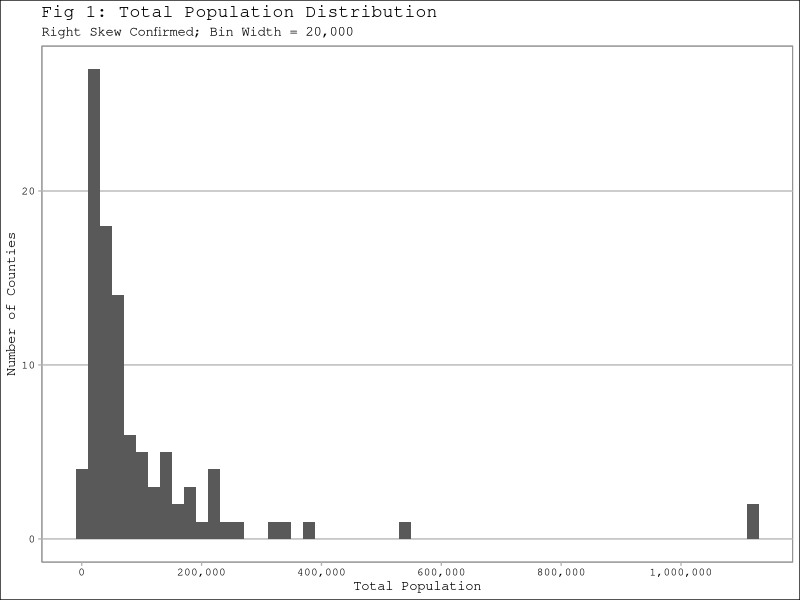
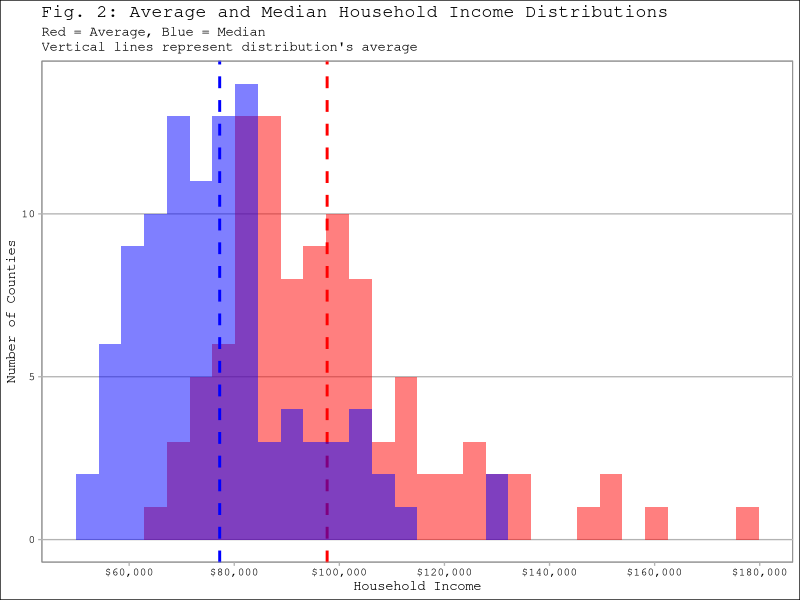
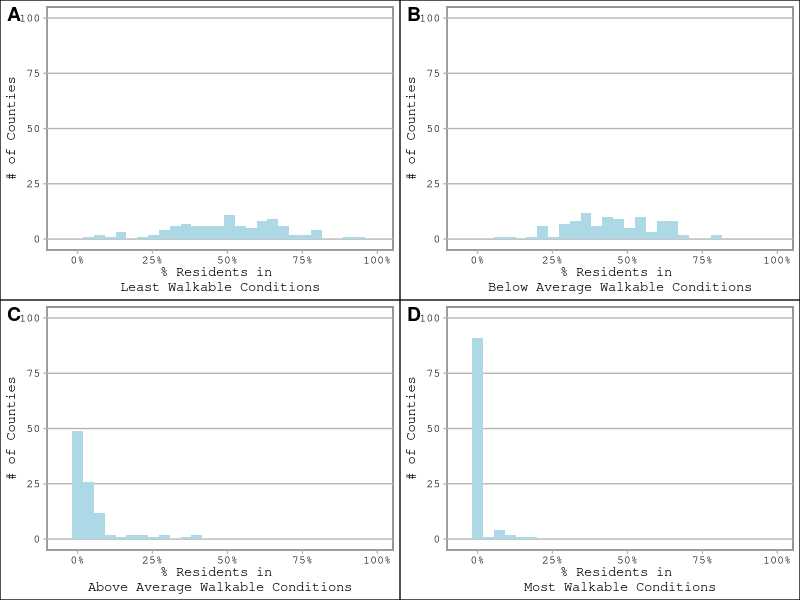
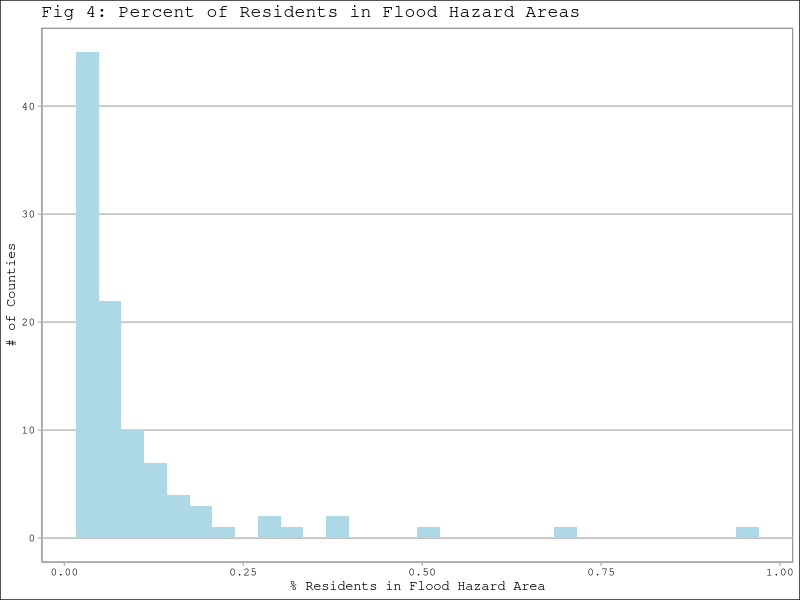
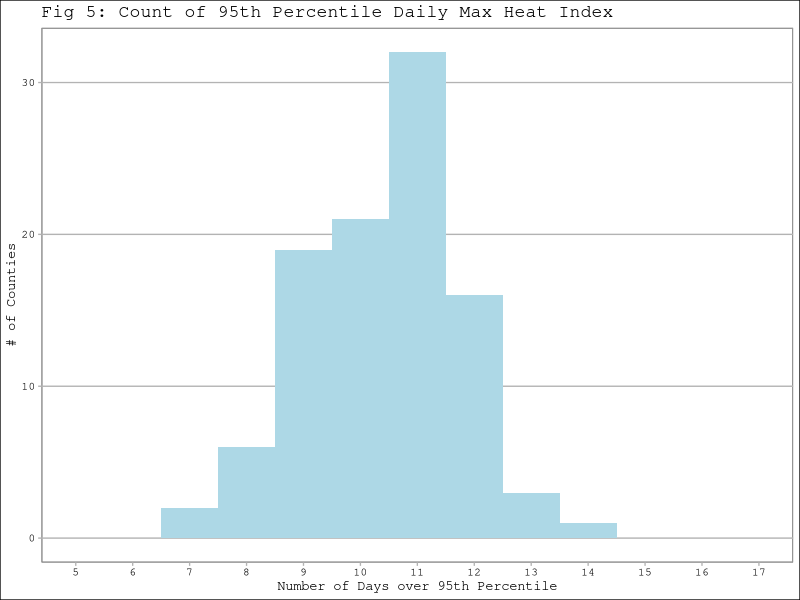

Here is the R script that generated these plots, in order:
## ---- chunk 1
#install.packages(tidyverse);install.packages(here);install.packages(ggthemes)
library(tidyverse)
library(here)
library(ggthemes)
library(scales)
here()
NCData <- read.csv(here('Data','Processed','NCDataClean.csv'),stringsAsFactors = T)

my_theme <- theme_calc()  + 
  theme(
    #line =              element_line(),
    #rect =              element_rect(),
    text =              element_text(family="mono"),
    
    # Modified inheritance structure of text element
    #plot.title =        element_text(),
    #axis.title.x =      element_blank(),
    #axis.title.y =      element_blank(),
    #axis.text =         element_text(),
    
    # Modified inheritance structure of line element
    #axis.ticks =        element_line(),
    #panel.grid.major =  element_line(),
    #panel.grid.minor =  element_blank(),
    
    # Modified inheritance structure of rect element
    #plot.background =   element_rect(color =),
    #panel.background =  element_rect(),
    #legend.key =        element_rect(),
    
    # Modifiying legend.position
    #legend.position = 'right',
    
    #complete = TRUE
    )

## ---- chunk 2
summary(NCData)
## ---- chunk 3
PopPlot <- ggplot(data = NCData)+
  stat_bin(aes(x= Total.Population), binwidth=20000)+
  labs(title = "Fig 1: Total Population Distribution",
       subtitle = "Right Skew Confirmed; Bin Width = 20,000",
       x = "Total Population",
       y = "Number of Counties")+
  scale_x_continuous(labels = comma, breaks=breaks_pretty(8))+
  my_theme
  
PopPlot
## ---- chunk 4
IncomePlot <- ggplot(data = NCData)+
  geom_histogram(aes(x=AvgHHinc), fill="red", alpha=0.5)+
  geom_vline(xintercept=97676, linetype='dashed', 
             color='red', linewidth=1)+
  geom_histogram(aes(x=MedHHinc), fill="blue", alpha=0.5)+
  geom_vline(xintercept=77228, linetype='dashed', 
             color='blue', linewidth=1)+
  labs(title = "Fig. 2: Average and Median Household Income Distributions",
       subtitle = "Red = Average, Blue = Median \nVertical lines represent distribution's average",
       x = "Household Income",
       y = "Number of Counties")+
  scale_x_continuous(labels = dollar,
                     breaks=breaks_pretty(6))+
  my_theme

IncomePlot
## ---- chunk 5
library(cowplot)

LeastWalkPlot <- ggplot(NCData, 
                        aes(x = LeastWalk))+
  geom_histogram(stat='bin',fill="lightblue")+
  labs(x="% Residents in \nLeast Walkable Conditions",
       y="# of Counties")+
  scale_x_continuous(labels=percent, limits = c(-.05,1))+
  scale_y_continuous(limits= c(-0.05,100))+
  my_theme

BelowAvgWalkPlot <- ggplot(NCData, 
                           aes(BelowAvgWalk))+
  geom_histogram(stat='bin',fill="lightblue")+
  labs(x="% Residents in \nBelow Average Walkable Conditions",
       y="# of Counties")+
  scale_x_continuous(labels=percent, limits = c(-.05,1))+
  scale_y_continuous(limits= c(-0.05,100))+
  my_theme

AboveAvgWalkPlot <- ggplot(NCData, 
                           aes(AboveAvgWalk))+
  geom_histogram(stat='bin',fill="lightblue")+
  labs(x="% Residents in \nAbove Average Walkable Conditions",
       y="# of Counties")+
  scale_x_continuous(labels=percent, limits = c(-.05,1))+
  scale_y_continuous(limits= c(-0.05,100))+
  my_theme


MostWalkPlot <- ggplot(NCData, 
                       aes(MostWalk))+
  geom_histogram(stat='bin',fill="lightblue")+
  labs(x="% Residents in \nMost Walkable Conditions",
       y="# of Counties")+
  scale_x_continuous(labels=percent, limits = c(-.05,1))+
  scale_y_continuous(limits= c(-0.05,100))+
  my_theme

plot_grid(LeastWalkPlot,
          BelowAvgWalkPlot,
          AboveAvgWalkPlot,
          MostWalkPlot, 
          align = 'hv',
          axis = 'tblr',
          labels = "AUTO")
## ---- chunk 6
ResidentsinFHA <- ggplot(NCData, aes(PercentPopInFHA))+
  geom_histogram(stat = 'bin', fill="lightblue")+
  labs(title= "Fig 4: Percent of Residents in Flood Hazard Areas",
       x="% Residents in Flood Hazard Area",
       y="# of Counties")+
  my_theme
ResidentsinFHA
## ---- chunk 7
DMHIPlot <- ggplot(NCData, aes(DailyMaxHeatIndex95Percentile))+
  geom_histogram(binwidth = 1, fill="lightblue")+
  labs(title = "Fig 5: Count of 95th Percentile Daily Max Heat Index",
       x="Number of Days over 95th Percentile",
       y="# of Counties")+
  scale_x_continuous(breaks=seq(5,17), limit = c(5,17))+
  my_theme
DMHIPlot
